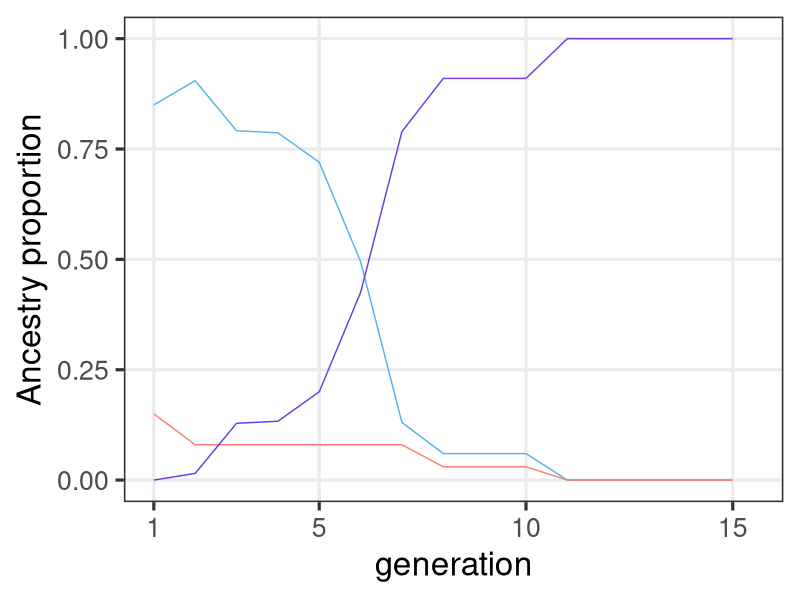
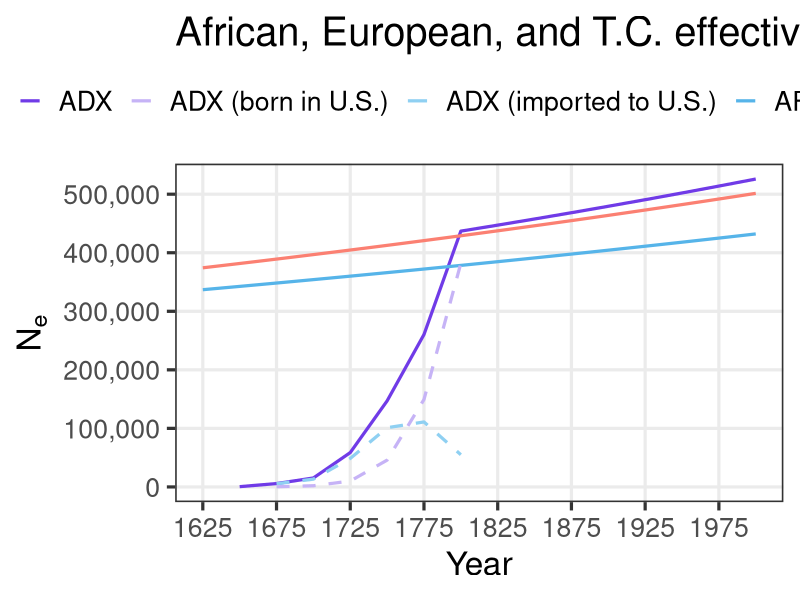
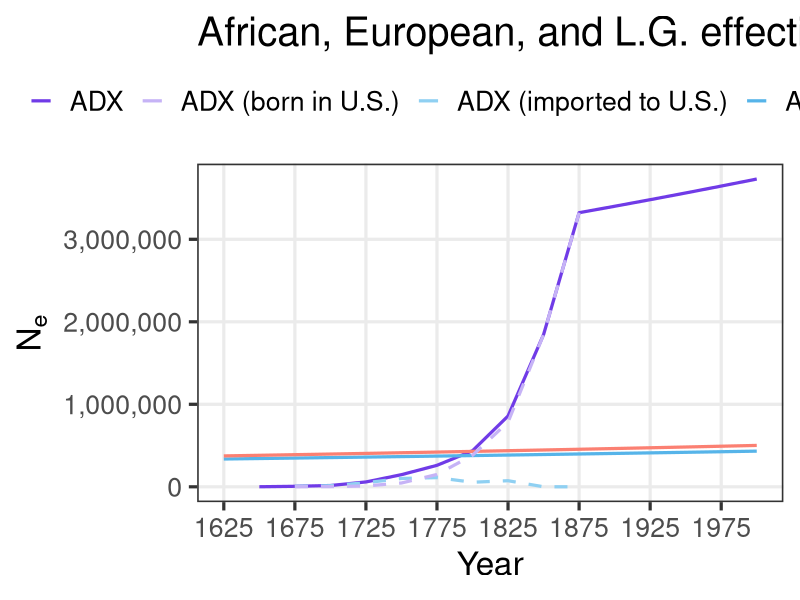

Write the R code that produced these figures, in order. (Note: this script raises an error after producing the figures.)
# ______________________________________________________________________________
# Aydin Karatas
# ___
# University of Southern California
# Department of Quantitative and Computational Biology
# Mooney Lab
# ___
# calc_ADX_Ne.R
# ______________________________________________________________________________


# set up ----
library(tidyverse)
library(patchwork)
CALC.OUTPUT.DIR <- "/home1/karatas/proj/OOA_NAAdmixture_data"

# tunable parameters
gen.time <- 25
hacker.end.year <- 1865
present.year <- 2000
epoch.1.len <- 1
epoch.2.len <- 6
epoch.3.len <- 8

# This source table keeps several historical columns for completeness. The model
# directly uses only period, person-years, birth-rate, imports, births, and
# population-boundary columns selected into `AA.hacker.tbl`.
hacker.tbl <- data.frame(
  period = c(
    "1610-1620", "1620-1630", "1630-1640", "1640-1650", "1650-1660",
    "1660-1670", "1670-1680", "1680-1690", "1690-1700", "1700-1710",
    "1710-1720", "1720-1730", "1730-1740", "1740-1750", "1750-1760",
    "1760-1770", "1770-1780", "1780-1790", "1790-1800", "1800-1810",
    "1810-1820", "1820-1830", "1830-1840", "1840-1850", "1850-1860",
    "1860-1861", "1861-1862", "1862-1863", "1863-1864", "1864-1865"
  ),
  pop.beginning = c(
    0, 20, 59, 585, 1568,
    2862, 4444, 6832, 16394, 27806,
    41844, 67294, 95669, 156040, 247027,
    319290, 459446, 558921, 706514, 908036,
    1195182, 1550757, 2021968, 2530405, 3204420,
    3953760, 3991133, 3903859, 3815760, 3726828
  ),
  pop.end = c(
    20, 59, 585, 1568, 2862,
    4444, 6832, 16394, 27806, 41844,
    67294, 95669, 156040, 247027, 319290,
    459446, 558921, 706514, 908036, 1195182,
    1550757, 2021968, 2530405, 3204420, 3953760,
    3991133, 3903859, 3815760, 3726828, 3630336
  ),
  growth.rate.10yr = c(
    NA, 195.0, 891.5, 168.0, 82.5,
    55.3, 53.7, 140.0, 69.6, 50.5,
    60.8, 42.2, 63.1, 58.3, 29.3,
    43.9, 21.7, 26.4, 28.5, 31.6,
    29.8, 30.4, 25.1, 26.6, 23.4,
    NA, NA, NA, NA, NA
  ),
  person.years.lived = c(
    16, 361, 2293, 9970, 21505,
    35952, 55527, 109243, 215999, 343482,
    535651, 806513, 1234030, 1980625, 2816150,
    3851269, 5075599, 6298380, 8030652, 10450423,
    13652609, 17759559, 22666906, 28541607, 35659777,
    3972417, 3947335, 3859642, 3771119, 3144251
  ),
  hours.worked.millions = c(
    0, 1, 5, 23, 49,
    82, 127, 251, 496, 788,
    1229, 1850, 2831, 4544, 6461,
    8835, 11644, 14449, 18423, 23975,
    31321, 40743, 52001, 65478, 81808,
    9113, 9056, 8855, 8651, 7213
  ),
  assumed.birth.rate = c(
    NA, 22.4, 22.4, 22.4, 22.4,
    22.4, 26.5, 27.3, 29.1, 31.0,
    34.6, 41.3, 41.4, 41.2, 46.4,
    39.5, 39.1, 44.7, 50.3, 55.8,
    55.7, 56.5, 56.5, 54.0, 52.3,
    49.6, 49.6, 49.6, 49.6, 49.6
  ),
  births = c(
    NA, 8, 51, 223, 481,
    804, 1472, 2986, 6295, 10635,
    18524, 33316, 51150, 81536, 130654,
    151957, 198660, 281549, 403648, 583395,
    759768, 1003859, 1280680, 1539820, 1865898,
    197032, 195788, 191438, 187048, 155955
  ),
  imported = c(
    32, 150, 110, 301, 1335,
    3038, 3582, 4947, 8197, 16442,
    17622, 41334, 66672, 26455, 44718,
    59557, 41129, 25105, 16183, 77368,
    5207, 410, 91, 0, 303,
    110, 0, 0, 0, 0
  ),
  smuggled = c(
    NA, NA, NA, NA, NA,
    NA, NA, NA, NA, NA,
    NA, NA, NA, NA, NA,
    NA, NA, NA, NA, NA,
    NA, 1100, 900, 500, 200,
    NA, NA, NA, NA, NA
  ),
  natural.increase.rate = c(
    NA, -30.8, 18.1, 6.8, -0.2,
    -4.0, -2.2, 4.2, 1.5, -0.7,
    1.5, -1.6, -0.5, 3.3, 1.0,
    2.1, 1.3, 2.2, 2.6, 2.4,
    2.7, 2.9, 2.4, 2.4, 2.2,
    NA, NA, NA, NA, NA
  ),
  births.plus.imports = c(
    32, 158, 161, 524, 1816,
    3842, 5054, 7933, 14492, 27077,
    36146, 74650, 117822, 107991, 175372,
    211514, 239789, 306654, 419831, 660763,
    764975, 1005369, 1281671, 1540320, 1866401,
    197142, 195788, 191438, 187048, 155955
  ),
  percent.total = c(
    0.0, 0.0, 0.0, 0.0, 0.0,
    0.0, 0.1, 0.1, 0.1, 0.3,
    0.4, 0.8, 1.2, 1.1, 1.8,
    2.2, 2.4, 3.1, 4.3, 6.7,
    7.8, 10.3, 13.1, 15.7, 19.0,
    2.0, 2.0, 2.0, 1.9, 1.6
  ),
  cumulative.number = c(
    32, 190, 351, 875, 2691,
    6533, 11587, 19520, 34012, 61089,
    97235, 171885, 289707, 397698, 573070,
    784584, 1024373, 1331027, 1750858, 2411621,
    3176596, 4181965, 5463636, 7003956, 8870357,
    9067499, 9263287, 9454725, 9641773, 9797728
  ),
  cumulative.percent = c(
    0.0, 0.0, 0.0, 0.0, 0.0,
    0.1, 0.1, 0.2, 0.3, 0.6,
    1.0, 1.8, 3.0, 4.1, 5.8,
    8.0, 10.5, 13.6, 17.9, 24.6,
    32.4, 42.7, 55.8, 71.5, 90.5,
    92.5, 94.5, 96.5, 98.4, 100.0
  ),
  stringsAsFactors = FALSE
)

epoch.3.growth.rate <- 0.023175

epoch.1.eur.prop <- 0.08
epoch.2.afr.prop <- 0.06
epoch.2.eur.prop <- 0.03
epoch.3.afr.prop <- 0
epoch.3.eur.prop <- 0

# The first value is a dummy index placeholder. The paper-derived values start
# at position 2, so modeled G1 uses `mooney.cg[2]`.
mooney.cg <- c(
  1,
  1,
  0.9835,
  0.8602,
  0.8551,
  0.7826,
  0.5380,
  0.1418
)

# plot colors
afr.prim <- "#56B4E9"
afr.sec <- "#8FD0F2"
eur.prim <- "#fb8072"
admix.prim <- "#703BE7"
admix.sec <- "#C6B3F6"

# internal functions ----
# validate that a given value is a single non-negative whole generation.
# `value` is the candidate input and `name` is used in the error message.
validate.whole.generation.count <- function(value, name) {
  if (
    length(value) != 1 ||
      is.na(value) ||
      !is.finite(value) ||
      value != as.integer(value) ||
      value < 0
  ) {
    stop(name, " must be a non-negative whole generation count", call. = FALSE)
  }

  as.integer(value)
}

# build a generation sequence that can be empty when the requested length is 0.
# `start` is the first generation in the block and `len` is the block length.
build.generation.block <- function(start, len) {
  if (len == 0) {
    return(integer(0))
  }

  seq.int(start, start + len - 1L)
}

# return an explicit argument when provided, otherwise pull the default.
# `value` is the user-supplied override, `name` is the default binding name,
# and `defaults.env` is the environment that stores the fallback value.
resolve.default.param <- function(value, name, defaults.env) {
  if (!is.null(value)) {
    return(value)
  }

  get(name, envir = defaults.env)
}

# build the modeled generation layout for the three epochs.
# `epoch.*.len` are the epoch lengths, `gen.time` and `present.year` define the
# timeline, and `start.year` sets the first modeled generation boundary.
calc.epoch.config <- function(
    epoch.1.len,
    epoch.2.len,
    epoch.3.len,
    gen.time,
    present.year,
    start.year = 1625
) {
  epoch.1.len <- validate.whole.generation.count(
    epoch.1.len,
    "epoch.1.len"
  )
  epoch.2.len <- validate.whole.generation.count(
    epoch.2.len,
    "epoch.2.len"
  )
  epoch.3.len <- validate.whole.generation.count(
    epoch.3.len,
    "epoch.3.len"
  )

  max.epoch.1.len <- 7L

  if (epoch.1.len > max.epoch.1.len) {
    stop("epoch.1.len cannot exceed 7 modeled generations", call. = FALSE)
  }

  year.span <- present.year - start.year
  total.generations <- year.span / gen.time

  if (total.generations != as.integer(total.generations)) {
    stop(
      "present.year - start.year must be divisible by gen.time",
      call. = FALSE
    )
  }

  total.generations <- as.integer(total.generations)
  total.epoch.len <- epoch.1.len + epoch.2.len + epoch.3.len

  if (total.epoch.len != total.generations) {
    stop(
      "total epoch length must equal (present.year - start.year) / gen.time",
      call. = FALSE
    )
  }

  epoch.1.generations <- build.generation.block(1L, epoch.1.len)
  epoch.2.generations <- build.generation.block(epoch.1.len + 1L, epoch.2.len)
  epoch.3.first.generation <- if (epoch.3.len == 0) {
    NA_integer_
  } else {
    epoch.1.len + epoch.2.len + 1L
  }
  epoch.3.generations <- build.generation.block(
    epoch.1.len + epoch.2.len + 1L,
    epoch.3.len
  )

  epoch.3.anchor.generation <- NA_integer_

  if (epoch.3.len > 0) {
    if (epoch.2.len > 0) {
      epoch.3.anchor.generation <- max(epoch.2.generations)
    } else if (epoch.1.len > 0) {
      epoch.3.anchor.generation <- max(epoch.1.generations)
    } else {
      stop(
        "epoch 3 requires a prior non-empty epoch to provide an anchor",
        call. = FALSE
      )
    }
  }

  list(
    epoch.1.len = epoch.1.len,
    epoch.2.len = epoch.2.len,
    epoch.3.len = epoch.3.len,
    max.epoch.1.len = max.epoch.1.len,
    start.year = start.year,
    total.generations = total.generations,
    final.generation = total.generations,
    epoch.1.generations = epoch.1.generations,
    epoch.1.sex.generations = epoch.1.generations[epoch.1.generations >= 2],
    epoch.2.generations = epoch.2.generations,
    epoch.2.parental.generations = epoch.2.generations[
      epoch.2.generations >= 2
    ],
    epoch.3.generations = epoch.3.generations,
    epoch.3.first.generation = epoch.3.first.generation,
    epoch.3.anchor.generation = epoch.3.anchor.generation
  )
}

# create the African and European ancestry proportions by modeled generation.
# `mooney.cg[1]` is a dummy value for alignment. The paper-derived values start
# at `mooney.cg[2]`, so modeled G1 uses position 2.
build.mixing.props <- function(
    epoch.config,
    mooney.cg,
    epoch.1.eur.prop,
    epoch.2.afr.prop,
    epoch.2.eur.prop,
    epoch.3.afr.prop,
    epoch.3.eur.prop
) {
  if (epoch.config$epoch.1.len > length(mooney.cg) - 1L) {
    stop(
      "epoch.1.len cannot exceed paper-derived mooney.cg values",
      call. = FALSE
    )
  }

  epoch.1.cg <- if (epoch.config$epoch.1.len == 0L) {
    numeric(0)
  } else {
    mooney.cg[seq.int(2L, epoch.config$epoch.1.len + 1L)]
  }
  s.eur <- c(
    rep(epoch.1.eur.prop, epoch.config$epoch.1.len),
    rep(epoch.2.eur.prop, epoch.config$epoch.2.len),
    rep(epoch.3.eur.prop, epoch.config$epoch.3.len)
  )
  s.afr <- c(
    (1 - epoch.1.eur.prop) * epoch.1.cg,
    rep(epoch.2.afr.prop, epoch.config$epoch.2.len),
    rep(epoch.3.afr.prop, epoch.config$epoch.3.len)
  )

  if (
    length(s.eur) != epoch.config$total.generations ||
      length(s.afr) != epoch.config$total.generations
  ) {
    stop("AA.mixing.props vectors must not recycle", call. = FALSE)
  }

  tibble(
    g = seq_len(epoch.config$total.generations),
    s.afr = s.afr,
    s.eur = s.eur,
    h = pmax(1 - s.afr - s.eur, 0)
  )
}

# intersect generation windows with historical periods and measure coverage.
# `window.tbl` is the generation map and `hacker.tbl` is the historical  period
# table with start and end years.
calc.period.overlaps <- function(window.tbl, hacker.tbl) {
  merge(window.tbl, hacker.tbl, by = NULL) %>%
    as_tibble() %>%
    mutate(
      period.length = end.year - start.year,
      overlap.start.year = pmax(window.start.year, start.year),
      overlap.end.year = pmin(window.end.year, end.year),
      overlap.years = pmax(0, overlap.end.year - overlap.start.year),
      overlap.weight = overlap.years / period.length
    ) %>%
    filter(overlap.years > 0) %>%
    arrange(generation, start.year)
}

# estimate population size at a year by interpolating inside a period.
# `year` is the target year to query and `hacker.tbl` contains the period
# boundaries plus beginning and ending population sizes.
calc.boundary.population <- function(year, hacker.tbl) {
  if (is.na(year)) {
    return(NA_real_)
  }

  if (year < min(hacker.tbl$start.year) || year > max(hacker.tbl$end.year)) {
    return(NA_real_)
  }

  period.idx <- which(
    hacker.tbl$start.year <= year & hacker.tbl$end.year >= year
  )
  period.idx <- period.idx[length(period.idx)]
  period.row <- hacker.tbl[period.idx, ]
  period.length <- period.row$end.year - period.row$start.year
  period.frac <- (year - period.row$start.year) / period.length

  period.row$pop.beginning +
    period.frac * (period.row$pop.end - period.row$pop.beginning)
}

# build a generation map with explicit labels and calendar windows.
# G0 can be built with `first.generation = 0`, but modeled output starts at G1.
build.generation.map <- function(
    first.generation,
    generation.count,
    start.year,
    gen.time
) {
  tibble(
    generation = seq.int(
      first.generation,
      first.generation + generation.count - 1L
    ),
    generation.start.year = seq(
      start.year,
      start.year + gen.time * (generation.count - 1L),
      by = gen.time
    ),
    generation.end.year = generation.start.year + gen.time,
    generation.window.years = generation.end.year - generation.start.year,
    window.start.year = generation.start.year,
    window.end.year = generation.end.year
  )
}

# aggregate historical inputs over generation windows.
# This returns source-history summaries only; callers decide which rows are part
# of the modeled trajectory.
aggregate.generation.history <- function(
    generation.map,
    hacker.tbl,
    hacker.end.year
) {
  history.overlap <- calc.period.overlaps(generation.map, hacker.tbl) %>%
    select(
      generation,
      generation.start.year,
      generation.end.year,
      period,
      start.year,
      end.year,
      overlap.start.year,
      overlap.end.year,
      overlap.years,
      overlap.weight,
      imported,
      births,
      assumed.birth.rate,
      person.years.lived
    )

  history.agg <- history.overlap %>%
    group_by(generation, generation.start.year, generation.end.year) %>%
    summarise(
      periods = paste(period, collapse = ", "),
      imported = sum(imported * overlap.weight, na.rm = TRUE),
      births = sum(births * overlap.weight, na.rm = TRUE),
      birth.rate = weighted.mean(
        assumed.birth.rate,
        person.years.lived * overlap.weight,
        na.rm = TRUE
      ),
      aggregation.start.year = min(overlap.start.year),
      aggregation.end.year = max(overlap.end.year),
      hacker.window.years = sum(overlap.years),
      .groups = "drop"
    )

  history.agg <- generation.map %>%
    select(
      generation,
      generation.start.year,
      generation.end.year,
      generation.window.years
    ) %>%
    left_join(
      history.agg,
      by = c("generation", "generation.start.year", "generation.end.year")
    ) %>%
    mutate(
      population.boundary.year = if_else(
        generation.start.year < hacker.end.year,
        pmin(generation.end.year, hacker.end.year),
        NA_real_
      ),
      pop.end = map_dbl(
        population.boundary.year,
        calc.boundary.population,
        hacker.tbl = hacker.tbl
      ),
      is.truncated = !is.na(hacker.window.years) &
        hacker.window.years < generation.window.years
    )

  list(overlap = history.overlap, agg = history.agg)
}

# add a readable epoch label to each generation row.
# `AA.ne` is the analysis table and `epoch.config` supplies the generation
# ranges used to assign the three epoch labels.
make.epoch.labels <- function(AA.ne, epoch.config) {
  epoch.1.label <- if (length(epoch.config$epoch.1.generations) > 0) {
    "Epoch 1: Import-influenced sex proportions"
  } else {
    NA_character_
  }
  epoch.2.label <- if (length(epoch.config$epoch.2.generations) > 0) {
      "Epoch 2: WF 'Inbreeding Nb'"
  } else {
    NA_character_
  }
  epoch.3.label <- if (length(epoch.config$epoch.3.generations) > 0) {
      "Epoch 3: Modern exponential growth"
  } else {
    NA_character_
  }

  AA.ne %>%
    mutate(
      epoch = case_when(
        generation %in% epoch.config$epoch.1.generations ~ epoch.1.label,
        generation %in% epoch.config$epoch.2.generations ~ epoch.2.label,
        generation %in% epoch.config$epoch.3.generations ~ epoch.3.label
      )
    )
}

# check that the derived tables are internally consistent before returning.
# `AA.ne`, `AA.overlap`, and `AA.mixing.props` are the computed outputs, while
# the remaining arguments provide the timeline and boundary checks.
validate.analysis.outputs <- function(
    AA.ne,
    AA.overlap,
    AA.mixing.props,
    epoch.config,
    gen.time,
    present.year
) {
  stopifnot(
    identical(
      sort(AA.ne$generation),
      seq_len(epoch.config$total.generations)
    ),
    nrow(AA.mixing.props) == epoch.config$total.generations,
    identical(AA.mixing.props$g, seq_len(epoch.config$total.generations)),
    all(AA.ne$generation.window.years == gen.time),
    AA.ne$generation.start.year[1] == epoch.config$start.year,
    AA.ne$generation.end.year[epoch.config$final.generation] == present.year,
    all(AA.overlap$overlap.weight > 0),
    all(AA.overlap$overlap.weight <= 1),
    !is.na(AA.ne$female.total[1]),
    !is.na(AA.ne$male.total[1]),
    all(!is.na(AA.ne$female.total[epoch.config$epoch.1.sex.generations])),
    all(!is.na(AA.ne$male.total[epoch.config$epoch.1.sex.generations])),
    all(
      !is.na(
        AA.ne$parental.population[epoch.config$epoch.2.parental.generations]
      )
    ),
    all(!is.na(AA.ne$k[epoch.config$epoch.2.generations])),
    all(is.finite(AA.ne$admix.ne[epoch.config$epoch.2.generations])),
    all(AA.ne$admix.ne[epoch.config$epoch.2.generations] > 0),
    all(is.finite(AA.ne$import.ne[epoch.config$epoch.2.generations])),
    all(AA.ne$import.ne[epoch.config$epoch.2.generations] >= 0),
    all(
      is.na(AA.ne$import.female[epoch.config$epoch.2.generations]) |
        AA.ne$import.female[epoch.config$epoch.2.generations] > 0
    ),
    all(
      is.na(AA.ne$import.male[epoch.config$epoch.2.generations]) |
        AA.ne$import.male[epoch.config$epoch.2.generations] > 0
    ),
    all(
      abs(
        AA.ne$ne[epoch.config$epoch.2.generations] -
          AA.ne$admix.ne[epoch.config$epoch.2.generations] -
          AA.ne$import.ne[epoch.config$epoch.2.generations]
      ) < 1e-6
    ),
    all(
      AA.ne$import.ne[
        epoch.config$epoch.2.generations[
          AA.ne$imported[epoch.config$epoch.2.generations] <= 0
        ]
      ] == 0
    ),
    all(
      grepl(
        "^Epoch 3:",
        AA.ne$epoch[epoch.config$epoch.3.generations]
      )
    ),
    all(is.finite(AA.ne$ne)),
    all(AA.ne$ne > 0)
  )
}

# compute the full AA Ne analysis and return every intermediate table.
# the scalar arguments control the demographic timeline, G1 initialization, and
# epoch settings, while `mooney.cg` and `hacker.tbl` provide the input data.
calc.aa.ne.results <- function(
    gen.time = NULL,
    hacker.end.year = NULL,
    present.year = NULL,
    epoch.1.len = NULL,
    epoch.2.len = NULL,
    epoch.3.len = NULL,
    epoch.3.growth.rate = NULL,
    mooney.cg = NULL,
    epoch.1.eur.prop = NULL,
    epoch.2.afr.prop = NULL,
    epoch.2.eur.prop = NULL,
    epoch.3.afr.prop = NULL,
    epoch.3.eur.prop = NULL,
    hacker.tbl = NULL
) {
  defaults.env <- parent.env(environment())
  gen.time <- resolve.default.param(gen.time, "gen.time", defaults.env)
  hacker.end.year <- resolve.default.param(
    hacker.end.year,
    "hacker.end.year",
    defaults.env
  )
  present.year <- resolve.default.param(
    present.year,
    "present.year",
    defaults.env
  )
  epoch.1.len <- resolve.default.param(
    epoch.1.len,
    "epoch.1.len",
    defaults.env
  )
  epoch.2.len <- resolve.default.param(
    epoch.2.len,
    "epoch.2.len",
    defaults.env
  )
  epoch.3.len <- resolve.default.param(
    epoch.3.len,
    "epoch.3.len",
    defaults.env
  )
  epoch.3.growth.rate <- resolve.default.param(
    epoch.3.growth.rate,
    "epoch.3.growth.rate",
    defaults.env
  )
  mooney.cg <- resolve.default.param(mooney.cg, "mooney.cg", defaults.env)
  epoch.1.eur.prop <- resolve.default.param(
    epoch.1.eur.prop,
    "epoch.1.eur.prop",
    defaults.env
  )
  epoch.2.afr.prop <- resolve.default.param(
    epoch.2.afr.prop,
    "epoch.2.afr.prop",
    defaults.env
  )
  epoch.2.eur.prop <- resolve.default.param(
    epoch.2.eur.prop,
    "epoch.2.eur.prop",
    defaults.env
  )
  epoch.3.afr.prop <- resolve.default.param(
    epoch.3.afr.prop,
    "epoch.3.afr.prop",
    defaults.env
  )
  epoch.3.eur.prop <- resolve.default.param(
    epoch.3.eur.prop,
    "epoch.3.eur.prop",
    defaults.env
  )
  hacker.tbl <- resolve.default.param(hacker.tbl, "hacker.tbl", defaults.env)

  epoch.config <- calc.epoch.config(
    epoch.1.len = epoch.1.len,
    epoch.2.len = epoch.2.len,
    epoch.3.len = epoch.3.len,
    gen.time = gen.time,
    present.year = present.year
  )

  AA.mixing.props <- build.mixing.props(
    epoch.config = epoch.config,
    mooney.cg = mooney.cg,
    epoch.1.eur.prop = epoch.1.eur.prop,
    epoch.2.afr.prop = epoch.2.afr.prop,
    epoch.2.eur.prop = epoch.2.eur.prop,
    epoch.3.afr.prop = epoch.3.afr.prop,
    epoch.3.eur.prop = epoch.3.eur.prop
  )

  AA.hacker.tbl <- hacker.tbl %>%
    mutate(
      start.year = as.numeric(sub("-.*", "", period)),
      end.year = as.numeric(sub(".*-", "", period))
    ) %>%
    select(
      period,
      start.year,
      end.year,
      person.years.lived,
      assumed.birth.rate,
      imported,
      births,
      pop.beginning,
      pop.end
    )

  # G0 is a historical initialization window only. It is not returned in AA.ne,
  # not included in AA.mixing.props, and not plotted as part of the AA model.
  g0.generation.map <- build.generation.map(
    first.generation = 0L,
    generation.count = 1L,
    start.year = epoch.config$start.year - gen.time,
    gen.time = gen.time
  )

  AA.generation.map <- build.generation.map(
    first.generation = 1L,
    generation.count = epoch.config$total.generations,
    start.year = epoch.config$start.year,
    gen.time = gen.time
  )

  g0.history <- aggregate.generation.history(
    generation.map = g0.generation.map,
    hacker.tbl = AA.hacker.tbl,
    hacker.end.year = hacker.end.year
  )
  AA.history <- aggregate.generation.history(
    generation.map = AA.generation.map,
    hacker.tbl = AA.hacker.tbl,
    hacker.end.year = hacker.end.year
  )
  AA.overlap <- AA.history$overlap
  g0.agg <- g0.history$agg
  AA.agg <- AA.history$agg

  g0.african.potential.parents <- g0.agg$pop.end[1] - g0.agg$births[1]
  g1.imported <- AA.agg$imported[AA.agg$generation == 1]
  g1.african.total <- g0.african.potential.parents + g1.imported
  g1.european.total <- g1.african.total * 0.15
  g1.female.total <- g1.african.total * (1 / 3)
  g1.male.total <- g1.african.total * (2 / 3) + g1.european.total
  ne.g1 <- 4 * g1.female.total * g1.male.total /
    (g1.female.total + g1.male.total)

  stopifnot(
    is.finite(g0.african.potential.parents),
    g0.african.potential.parents >= 0,
    is.finite(g1.imported),
    is.finite(ne.g1),
    ne.g1 > 0
  )

  AA.ne <- AA.agg %>%
    arrange(generation) %>%
    mutate(
      population.at.generation.start = map_dbl(
        generation.start.year,
        calc.boundary.population,
        hacker.tbl = AA.hacker.tbl
      ),
      prev.births = dplyr::lag(births),
      previous.birth.periods = NA_character_,
      births.in.previous.25.years = NA_real_,
      female.imported = if_else(
        generation %in% epoch.config$epoch.1.sex.generations,
        ceiling(imported / 3),
        NA_real_
      ),
      male.imported = if_else(
        generation %in% epoch.config$epoch.1.sex.generations,
        floor(2 * imported / 3),
        NA_real_
      ),
      female.potential = if_else(
        generation %in% epoch.config$epoch.1.sex.generations,
        0.5 * prev.births,
        NA_real_
      ),
      male.potential = if_else(
        generation %in% epoch.config$epoch.1.sex.generations,
        0.5 * prev.births,
        NA_real_
      ),
      female.total = case_when(
        generation == 1 ~ g1.female.total,
        TRUE ~ female.imported + female.potential
      ),
      male.total = case_when(
        generation == 1 ~ g1.male.total,
        TRUE ~ male.imported + male.potential
      ),
      adult.population.age25.proxy = NA_real_,
      parental.population = if_else(
        generation %in% epoch.config$epoch.2.generations,
        prev.births,
        NA_real_
      ),
      parental.population.method = if_else(
        generation %in% epoch.config$epoch.2.generations,
        "prev.births plus separate import Ne component",
        NA_character_
      ),
      k = if_else(
        generation %in% epoch.config$epoch.2.generations,
        gen.time * birth.rate / 1000,
        NA_real_
      ),
      import.female = if_else(
        generation %in% epoch.config$epoch.2.generations & imported > 0,
        ceiling(imported / 3),
        NA_real_
      ),
      import.male = if_else(
        generation %in% epoch.config$epoch.2.generations & imported > 0,
        floor(2 * imported / 3),
        NA_real_
      ),
      admix.ne = if_else(
        generation %in% epoch.config$epoch.2.generations,
        (k * parental.population - 1) / k,
        NA_real_
      ),
      import.ne = case_when(
        generation %in% epoch.config$epoch.2.generations &
          imported > 0 &
          import.female > 0 &
          import.male > 0 ~
            4 * import.female * import.male / (import.female + import.male),
        generation %in% epoch.config$epoch.2.generations ~ 0,
        TRUE ~ NA_real_
      )
    )

  AA.ne <- AA.ne %>%
    mutate(
      ne = case_when(
        generation == 1 ~ ne.g1,
        generation %in% epoch.config$epoch.1.sex.generations ~
          4 * female.total * male.total / (female.total + male.total),
        generation %in% epoch.config$epoch.2.generations ~
          admix.ne + import.ne,
        TRUE ~ NA_real_
      )
    )

  epoch.3.anchor.ne <- if (length(epoch.config$epoch.3.generations) == 0) {
    NA_real_
  } else {
    AA.ne %>%
      filter(generation == epoch.config$epoch.3.anchor.generation) %>%
      pull(ne)
  }

  AA.ne <- AA.ne %>%
    mutate(
      ne = if_else(
        generation %in% epoch.config$epoch.3.generations,
        epoch.3.anchor.ne *
          exp(epoch.3.growth.rate *
            (generation - epoch.config$epoch.3.anchor.generation)),
        ne
      ),
      n.f.plus.m = (female.total + male.total),
      ne.over.n = ne / n.f.plus.m,
      four.f.m = 4 * (female.total / n.f.plus.m) * (male.total / n.f.plus.m)
    ) %>%
    make.epoch.labels(epoch.config) %>%
    select(
      generation,
      generation.start.year,
      generation.end.year,
      generation.window.years,
      aggregation.start.year,
      aggregation.end.year,
      hacker.window.years,
      is.truncated,
      population.boundary.year,
      periods,
      epoch,
      imported,
      births,
      birth.rate,
      prev.births,
      pop.end,
      previous.birth.periods,
      births.in.previous.25.years,
      population.at.generation.start,
      female.total,
      male.total,
      adult.population.age25.proxy,
      parental.population,
      parental.population.method,
      k,
      admix.ne,
      import.female,
      import.male,
      import.ne,
      ne,
      n.f.plus.m,
      ne.over.n,
      four.f.m
    )

  validate.analysis.outputs(
    AA.ne = AA.ne,
    AA.overlap = AA.overlap,
    AA.mixing.props = AA.mixing.props,
    epoch.config = epoch.config,
    gen.time = gen.time,
    present.year = present.year
  )

  list(
    AA.ne = AA.ne,
    AA.overlap = AA.overlap,
    AA.mixing.props = AA.mixing.props,
    epoch.config = epoch.config,
    ne.g1 = ne.g1,
    epoch.3.anchor.ne = epoch.3.anchor.ne,
    epoch.3.growth.rate = epoch.3.growth.rate
  )
}


# tennessen afr/eur ne trajectory
build.tennessen.ne <- function(AA.ne) {
# constants from `other_scripts/const.sh` and `build_demography.py`
t.af.years <- 148000
t.ooa.years <- 51000
t.eu0.years <- 23000
t.eg.years <- 5115
r.eu0 <- 0.00307
r.eu <- 0.0195
r.afr <- 0.0166
n.a <- 7310
n.afr.1 <- 14474
n.b <- 1861
n.eu0 <- 1032

t.af <- t.af.years / gen.time
t.ooa <- t.ooa.years / gen.time
t.eu0 <- t.eu0.years / gen.time
t.eg <- t.eg.years / gen.time
n.eu1 <- n.eu0 / exp(-r.eu0 * (t.eu0 - t.eg))
n.eu.present <- n.eu1 / exp(-r.eu * t.eg)
n.afr.present <- n.afr.1 / exp(-r.afr * t.eg)

tennessen.start.year <- min(AA.ne$generation.start.year)
tennessen.end.year <- present.year
tennessen.years <- seq(tennessen.start.year, tennessen.end.year, by = 1)
tennessen.time.bp <- tennessen.end.year - tennessen.years
tennessen.time.gen <- tennessen.time.bp / gen.time

tennessen.ne <- tibble(
  year = tennessen.years,
  time.bp = tennessen.time.bp,
  time.gen = tennessen.time.gen
) %>%
  mutate(
    afr = case_when(
      time.gen <= t.eg ~ n.afr.present * exp(-r.afr * time.gen),
      time.gen <= t.ooa ~ n.afr.1,
      time.gen <= t.af ~ n.a,
      TRUE ~ NA_real_
    ),
    eur = case_when(
      time.gen <= t.eg ~ n.eu.present * exp(-r.eu * time.gen),
      time.gen <= t.eu0 ~ n.eu1 * exp(-r.eu0 * (time.gen - t.eg)),
      time.gen <= t.ooa ~ n.b,
      TRUE ~ NA_real_
    ),
    epoch = NA,
    admix.ne = NA,
    import.ne = NA
  )

tennessen.ne.long <- tennessen.ne %>%
  pivot_longer(
    cols = c(afr, eur),
    names_to = "population",
    values_to = "ne"
  )

  list(ne = tennessen.ne, long = tennessen.ne.long)
}


# combined aa/afr/eur ne plot
build.ne.plot.data <- function(AA.ne, tennessen.ne) {
  tennessen.ne.long <- tennessen.ne %>%
    pivot_longer(
      cols = c(afr, eur),
      names_to = "population",
      values_to = "ne"
    )

  aa.ne.long <- AA.ne %>%
  transmute(
    year = generation.end.year,
    series = "ADX",
    ne = ne,
    admix.ne = admix.ne,
    import.ne = import.ne,
    epoch = epoch
  )

  bind_rows(
    aa.ne.long %>% transmute(year, series, ne),
  tennessen.ne.long %>%
      transmute(
        year,
        series = recode(population, afr = "AFR", eur = "EUR"),
        ne
      ),
    aa.ne.long %>% transmute(
      year, series = "ADX (imported to U.S.)", ne = import.ne
      ),
    aa.ne.long %>% transmute(
      year,
      series = "ADX (born in U.S.)",
      ne = admix.ne
    )
  )
}

make.combined.ne.plot <- function(ne.plot.data, population.name) {
  tennessen.start.year <- min(ne.plot.data$year)
  tennessen.end.year <- max(ne.plot.data$year)

  ggplot(ne.plot.data, aes(x = year, color = series)) +
    geom_line(
      aes(y = ne),
      data = ne.plot.data %>% filter(series == "ADX"),
      linewidth = 1.1
    ) +
    geom_line(
      aes(y = ne),
      data = ne.plot.data %>% filter(series == "AFR"),
      linewidth = 1.1
    ) +
    geom_line(
      aes(y = ne),
      data = ne.plot.data %>% filter(series == "EUR"),
      linewidth = 1.1
    ) +
    geom_line(
      aes(y = ne, linetype = series),
      data = ne.plot.data %>% filter(series == "ADX (imported to U.S.)"),
      linewidth = 1.1
    ) +
    geom_line(
      aes(y = ne, linetype = series),
      data = ne.plot.data %>% filter(series == "ADX (born in U.S.)"),
      linewidth = 1.1
    ) +
    scale_linetype_manual(
      values = c(
        "ADX (imported to U.S.)" = "dashed",
        "ADX (born in U.S.)" = "dashed"
      ),
      name = NULL,
      guide = "none"
    ) +
    scale_color_manual(
      values = c(
        "ADX" = admix.prim,
        "AFR" = afr.prim,
        "EUR" = eur.prim,
        "ADX (imported to U.S.)" = afr.sec,
        "ADX (born in U.S.)" = admix.sec
      ),
      name = NULL
    ) +
    scale_y_continuous(labels = scales::comma) +
    scale_x_continuous(
      breaks = seq(tennessen.start.year, tennessen.end.year, by = 50)
    ) +
    labs(
      x = "Year",
      y = expression(N[e]),
      color = NULL,
      title = paste0(
        "African, European, and ", population.name,
        " effective population size, ",
        tennessen.start.year,
        "-",
        tennessen.end.year
      )
    ) +
    theme_bw(base_size = 24) +
    theme(
      legend.position = "top",
      legend.direction = "horizontal",
      legend.box = "horizontal",
      panel.grid.minor = element_blank(),
      strip.background = element_blank(),
      strip.text = element_text(face = "plain")
    )
}

# mixing proportions plot
admix.tbl <- tibble(
  generation = 1:15,

  afr = c(
    0.850000,
    0.904820,
    0.791384,
    0.786692,
    0.719992,
    0.494960,
    0.130456,
    0.060000,
    0.060000,
    0.060000,
    0.000000,
    0.000000,
    0.000000,
    0.000000,
    0.000000
  ),

  eur = c(
    0.150000,
    0.080000,
    0.080000,
    0.080000,
    0.080000,
    0.080000,
    0.080000,
    0.030000,
    0.030000,
    0.030000,
    0.000000,
    0.000000,
    0.000000,
    0.000000,
    0.000000
  ),

  prior.admix = c(
    0.000000,
    0.015180,
    0.128616,
    0.133308,
    0.200008,
    0.425040,
    0.789544,
    0.910000,
    0.910000,
    0.910000,
    1.000000,
    1.000000,
    1.000000,
    1.000000,
    1.000000
  )
)

make.admix.plot <- function(admix.tbl) {
  # long format
  admix.long <- admix.tbl %>%
  pivot_longer(
    cols = -generation,
    names_to = "ancestry",
    values_to = "proportion"
  ) %>%
  mutate(perc = proportion * 100)


  ggplot(
  admix.long, aes(x = generation, y = proportion, color = ancestry)
  ) +
  geom_line() +
  scale_color_manual(
    values = c(afr = afr.prim, eur = eur.prim, prior.admix = admix.prim)
    ) +
  labs(y = "Ancestry proportion") +
  scale_x_continuous(breaks = c(1, 5, 10, 15), limits = c(1, 15.5)) +
  theme_bw(base_size = 24) +
  theme(legend.position = "none",
        panel.grid.minor = element_blank(),
        strip.background = element_blank(),
        strip.text = element_text(face = "plain"))
}


# analysis ----
analysis.results <- calc.aa.ne.results()

lg.analysis.results <- calc.aa.ne.results(
  epoch.2.len = 9L,
  epoch.3.len = 5L
)

AA.ne <- analysis.results$AA.ne
AA.overlap <- analysis.results$AA.overlap
AA.mixing.props <- analysis.results$AA.mixing.props
epoch.config <- analysis.results$epoch.config
ne.g1 <- analysis.results$ne.g1
epoch.3.anchor.ne <- analysis.results$epoch.3.anchor.ne

LG.ne <- lg.analysis.results$AA.ne
LG.overlap <- lg.analysis.results$AA.overlap
LG.mixing.props <- lg.analysis.results$AA.mixing.props
lg.epoch.config <- lg.analysis.results$epoch.config
lg.ne.g1 <- lg.analysis.results$ne.g1
lg.epoch.3.anchor.ne <- lg.analysis.results$epoch.3.anchor.ne



summary.generations <- c(
  epoch.config$epoch.1.generations,
  epoch.config$epoch.2.generations,
  epoch.config$final.generation
)
summary.generations <- sort(unique(summary.generations))

cat("\nHistorical generation-level ADMIX Ne summary\n")
print(
  AA.ne %>%
    filter(generation %in% summary.generations) %>%
    select(
      generation,
      generation.start.year,
      generation.end.year,
      epoch,
      is.truncated,
      imported,
      births,
      birth.rate,
      prev.births,
      female.total,
      male.total,
      adult.population.age25.proxy,
      parental.population,
      parental.population.method,
      k,
      admix.ne,
      import.female,
      import.male,
      import.ne,
      ne
    ),
  n = Inf
)

cat(
  paste0(
    "\nHistorical present-day G",
    epoch.config$final.generation,
    " Ne: ",
    round(AA.ne$ne[AA.ne$generation == epoch.config$final.generation], 1),
    "\n"
  )
)


tennessen.results <- build.tennessen.ne(AA.ne)
tennessen.ne <- tennessen.results$ne
tennessen.ne.long <- tennessen.results$long
combined.ne.long <- build.ne.plot.data(AA.ne, tennessen.ne)
combined.ne.plot <- make.combined.ne.plot(combined.ne.long, "T.C.")
lg.combined.ne.long <- build.ne.plot.data(LG.ne, tennessen.ne)
lg.combined.ne.plot <- make.combined.ne.plot(lg.combined.ne.long, "L.G.")
admix.plot <- make.admix.plot(admix.tbl)


# plotting ----
saveRDS(combined.ne.plot, file.path(CALC.OUTPUT.DIR, "combined.ne.plot.rds"))
saveRDS(lg.combined.ne.plot, file.path(CALC.OUTPUT.DIR, "lg.combined.ne.plot.rds"))
saveRDS(admix.plot, file.path(CALC.OUTPUT.DIR, "admix.plot.rds"))

print(combined.ne.plot)
print(lg.combined.ne.plot)
print(admix.plot)
